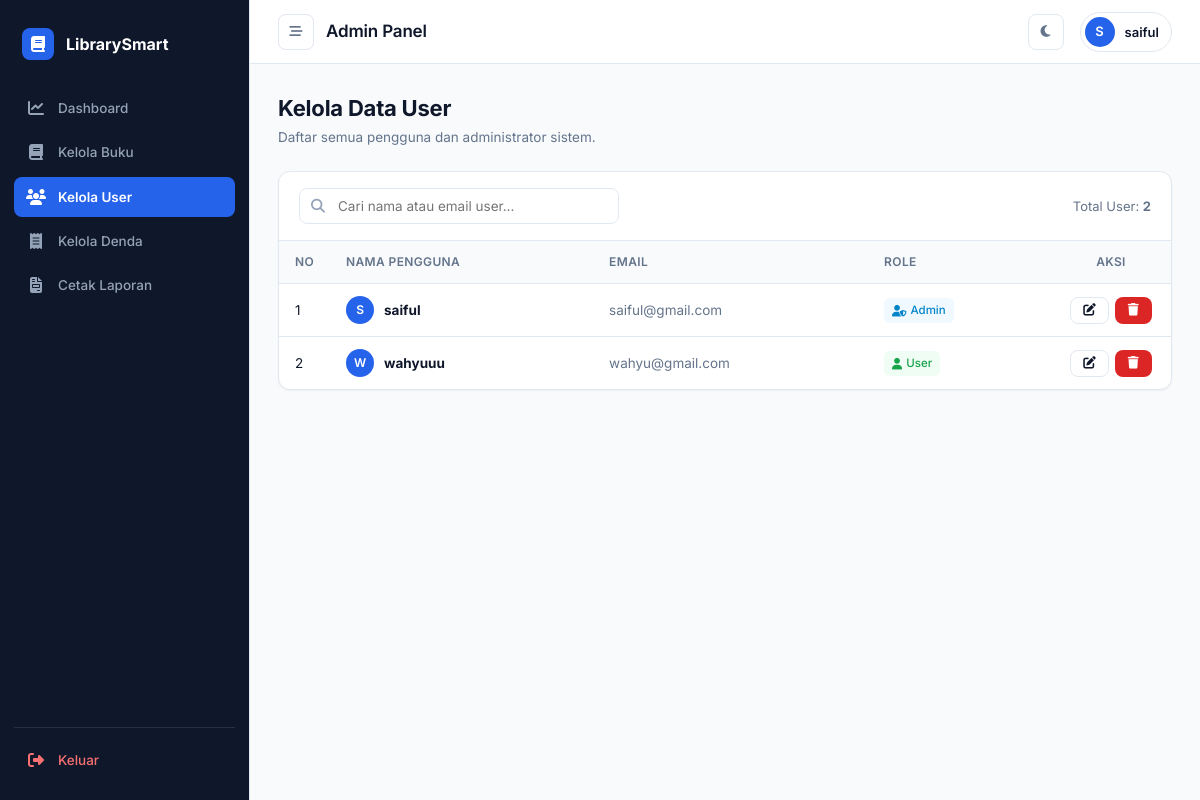
/admin.php?page=user (signed in), run on the app's committed database.
### tables this page shows
CREATE TABLE `users` (
  `id` int NOT NULL AUTO_INCREMENT,
  `nama` varchar(100) DEFAULT NULL,
  `email` varchar(100) DEFAULT NULL,
  `password` varchar(100) DEFAULT NULL,
  `role` varchar(10) DEFAULT NULL,
  PRIMARY KEY (`id`)
);

### views/admin/user_admin.php (the view)
<?php
require_once __DIR__ . '/../../config/koneksi.php';
$data = mysqli_query($conn, "SELECT * FROM users ORDER BY id DESC");
?>
<div class="page-header">
    <div class="header-title">
        <h2> Kelola Data User</h2>
        <p>Daftar semua pengguna dan administrator sistem.</p>
    </div>
</div>
<div class="table-card">
    <div style="padding: 16px 20px; border-bottom: 1px solid var(--border-color); display: flex; justify-content: space-between; align-items: center; flex-wrap: wrap; gap: 16px;">
        <div class="search-box" style="max-width: 320px;">
            <i class="fa-solid fa-magnifying-glass"></i>
            <input type="text" id="tableFilterInput" class="form-control" placeholder="Cari nama atau email user...">
        </div>
        <span style="font-size: 13px; color: var(--text-muted);">Total User: <strong><?= mysqli_num_rows($data) ?></strong></span>
    </div>
    <div class="table-responsive">
        <table class="custom-table">
            <thead>
                <tr>
                    <th style="width: 50px;">No</th>
                    <th>Nama Pengguna</th>
                    <th>Email</th>
                    <th>Role</th>
                    <th style="width: 120px; text-align: center;">Aksi</th>
                </tr>
            </thead>
            <tbody>
                <?php
                $no = 1;
                while($u = mysqli_fetch_assoc($data)):
                ?>
                    <tr>
                        <td><?= $no++ ?></td>
                        <td>
                            <div style="display: flex; align-items: center; gap: 10px;">
                                <div class="avatar" style="width: 28px; height: 28px; font-size: 12px;">
                                    <?= strtoupper(substr($u['nama'], 0, 1)) ?>
                                </div>
                                <strong><?= htmlspecialchars($u['nama']) ?></strong>
                            </div>
                        </td>
                        <td><span style="color: var(--text-muted);"><?= htmlspecialchars($u['email']) ?></span></td>
                        <td>
                            <?php if(($u['role'] ?? 'user') == 'admin'): ?>
                                <span class="badge badge-info"><i class="fa-solid fa-user-shield"></i> Admin</span>
                            <?php else: ?>
                                <span class="badge badge-success"><i class="fa-solid fa-user"></i> User</span>
                            <?php endif; ?>
                        </td>
                        <td style="text-align: center;">
                            <div style="display: flex; gap: 6px; justify-content: center;">
                                <a href="edit_user.php?id=<?= $u['id'] ?>" class="btn btn-secondary btn-sm" title="Edit User">
                                    <i class="fa-solid fa-pen-to-square"></i>
                                </a>
                                <a href="hapus_user.php?id=<?= $u['id'] ?>"
                                   class="btn btn-danger btn-sm"
                                   title="Hapus User"
                                   data-nama="<?= htmlspecialchars($u['nama'], ENT_QUOTES); ?>"
                                   onclick="return bukaKonfirmasi(this.href, 'Apakah Anda yakin ingin menghapus user ' + this.getAttribute('data-nama') + '?', 'Hapus User', 'danger')">
                                    <i class="fa-solid fa-trash"></i>
                                </a>
                            </div>
                        </td>
                    </tr>
                <?php endwhile; ?>
            </tbody>
        </table>
    </div>
</div>

### admin.php (shortened to what this page needs)
<?php
require_once __DIR__ . '/config/koneksi.php';
$page = $_GET['page'] ?? 'dashboard';
?>
<!DOCTYPE html>
<html lang="id" data-theme="light">
<head>
    <link rel="stylesheet" href="assets/css/style.css">
    <link rel="stylesheet" href="https://cdnjs.cloudflare.com/ajax/libs/font-awesome/6.4.0/css/all.min.css">
</head>
<body>
<aside class="sidebar">
    <div>
        <div class="brand-header">
            <div class="brand-icon">
                <i class="fa-solid fa-book"></i>
            </div>
            <div class="brand-title">LibrarySmart</div>
        </div>
        <nav class="nav-menu">
            <a href="?page=dashboard" class="nav-item <?= $page == 'dashboard' ? 'active' : '' ?>" title="Dashboard">
                <i class="fa-solid fa-chart-line"></i> <span class="nav-text">Dashboard</span>
            </a>
            <a href="?page=buku" class="nav-item <?= $page == 'buku' ? 'active' : '' ?>" title="Kelola Buku">
                <i class="fa-solid fa-book"></i> <span class="nav-text">Kelola Buku</span>
            </a>
            <a href="?page=user" class="nav-item <?= $page == 'user' ? 'active' : '' ?>" title="Kelola User">
                <i class="fa-solid fa-users"></i> <span class="nav-text">Kelola User</span>
            </a>
            <a href="?page=denda" class="nav-item <?= $page == 'denda' ? 'active' : '' ?>" title="Kelola Denda">
                <i class="fa-solid fa-receipt"></i> <span class="nav-text">Kelola Denda</span>
            </a>
            <a href="?page=laporan" class="nav-item <?= $page == 'laporan' ? 'active' : '' ?>" title="Cetak Laporan">
                <i class="fa-solid fa-file-invoice"></i> <span class="nav-text">Cetak Laporan</span>
            </a>
        </nav>
    </div>
    <div class="sidebar-footer">
        <a href="logout.php" class="nav-item logout" title="Keluar">
            <i class="fa-solid fa-right-from-bracket"></i> <span class="nav-text">Keluar</span>
        </a>
    </div>
</aside>
<main class="main-content">
    <header class="top-navbar">
        <div style="display: flex; align-items: center; gap: 12px;">
            <button class="sidebar-toggle-btn" id="sidebarToggleBtn" title="Buka / Tutup Sidebar">
                <i class="fa-solid fa-bars-staggered"></i>
            </button>
            <div class="page-title">
                <h3>Admin Panel</h3>
            </div>
        </div>
        <div class="navbar-right">
            <button class="theme-toggle-btn" id="themeToggleBtn" title="Ganti Tema">
            </button>
            <div class="user-profile-badge">
                <div class="avatar">
                    <?= strtoupper(substr($_SESSION['nama'] ?? 'A', 0, 1)) ?>
                </div>
                <div class="user-info">
                    <span class="user-name"><?= htmlspecialchars($_SESSION['nama'] ?? 'Admin') ?></span>
                </div>
            </div>
        </div>
    </header>
    <div class="page-container">
<?php
if($page == 'user') include __DIR__ . '/views/admin/user_admin.php';
?>
    </div>
</main>
</body>
</html>

### data on the page
users: nama "S", nama "saiful", email "saiful@gmail.com", role "admin" (drawn)
users: nama "W", nama "wahyuuu", email "wahyu@gmail.com", role "user" (drawn)

### other printed values
substr($_SESSION['nama'] ?? 'A', 0, 1) "S"
$_SESSION['nama'] "saiful"
mysqli_num_rows($data) "2"
